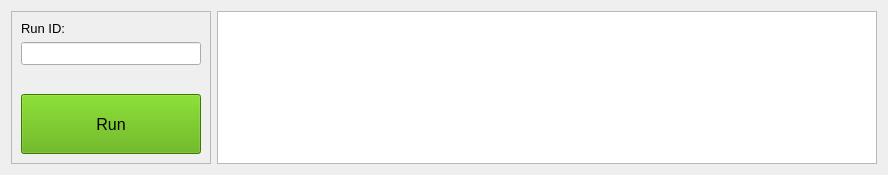
         <widget class="QWidget" name="scrollAreaWidgetContents_2">
          <property name="geometry">
           <rect>
            <x>0</x>
            <y>0</y>
            <width>888</width>
            <height>175</height>
           </rect>
          </property>
          <layout class="QHBoxLayout" name="horizontalLayout_2">
           <item>
            <widget class="QFrame" name="frame_4">
             <property name="minimumSize">
              <size>
               <width>150</width>
               <height>0</height>
              </size>
             </property>
             <property name="maximumSize">
              <size>
               <width>200</width>
               <height>16777215</height>
              </size>
             </property>
             <property name="frameShape">
              <enum>QFrame::StyledPanel</enum>
             </property>
             <property name="frameShadow">
              <enum>QFrame::Raised</enum>
             </property>
             <layout class="QVBoxLayout" name="verticalLayout_6">
              <item>
               <layout class="QHBoxLayout" name="horizontalLayout_7">
                <item>
                 <widget class="QLabel" name="runIdLabel">
                  <property name="font">
                   <font>
                    <family>Segoe UI</family>
                    <pointsize>10</pointsize>
                   </font>
                  </property>
                  <property name="statusTip">
                   <string>Set the run identifier.</string>
                  </property>
                  <property name="text">
                   <string>Run ID:</string>
                  </property>
                 </widget>
                </item>
               </layout>
              </item>
              <item>
               <widget class="QLineEdit" name="runId">
                <property name="font">
                 <font>
                  <family>Segoe UI</family>
                  <pointsize>10</pointsize>
                 </font>
                </property>
                <property name="statusTip">
                 <string>Set the run identifier.</string>
                </property>
               </widget>
              </item>
              <item>
               <layout class="QHBoxLayout" name="horizontalLayout_9"/>
              </item>
              <item>
               <spacer name="verticalSpacer_3">
                <property name="orientation">
                 <enum>Qt::Vertical</enum>
                </property>
                <property name="sizeHint" stdset="0">
                 <size>
                  <width>20</width>
                  <height>40</height>
                 </size>
                </property>
               </spacer>
              </item>
              <item>
               <layout class="QHBoxLayout" name="horizontalLayout_6">
                <item>
                 <widget class="QPushButton" name="runButton">
                  <property name="minimumSize">
                   <size>
                    <width>50</width>
                    <height>60</height>
                   </size>
                  </property>
                  <property name="font">
                   <font>
                    <family>Segoe UI</family>
                    <pointsize>12</pointsize>
                   </font>
                  </property>
                  <property name="toolTip">
                   <string/>
                  </property>
                  <property name="statusTip">
                   <string>Execute the App Date Tool</string>
                  </property>
                  <property name="styleSheet">
                   <string notr="true">background-color: rgb(85, 170, 0);</string>
                  </property>
                  <property name="text">
                   <string>Run</string>
                  </property>
                 </widget>
                </item>
               </layout>
              </item>
             </layout>
            </widget>
           </item>
           <item>
            <widget class="QTextEdit" name="diagnosticWindow">
             <property name="minimumSize">
              <size>
               <width>400</width>
               <height>0</height>
              </size>
             </property>
             <property name="font">
              <font>
               <family>Segoe UI</family>
               <pointsize>10</pointsize>
              </font>
             </property>
             <property name="toolTip">
              <string/>
             </property>
             <property name="statusTip">
              <string>Diagnostic window</string>
             </property>
             <property name="styleSheet">
              <string notr="true">border-color: rgb(255, 255, 255);</string>
             </property>
             <property name="lineWrapMode">
              <enum>QTextEdit::NoWrap</enum>
             </property>
             <property name="readOnly">
              <bool>true</bool>
             </property>
            </widget>
           </item>
          </layout>
         </widget>
